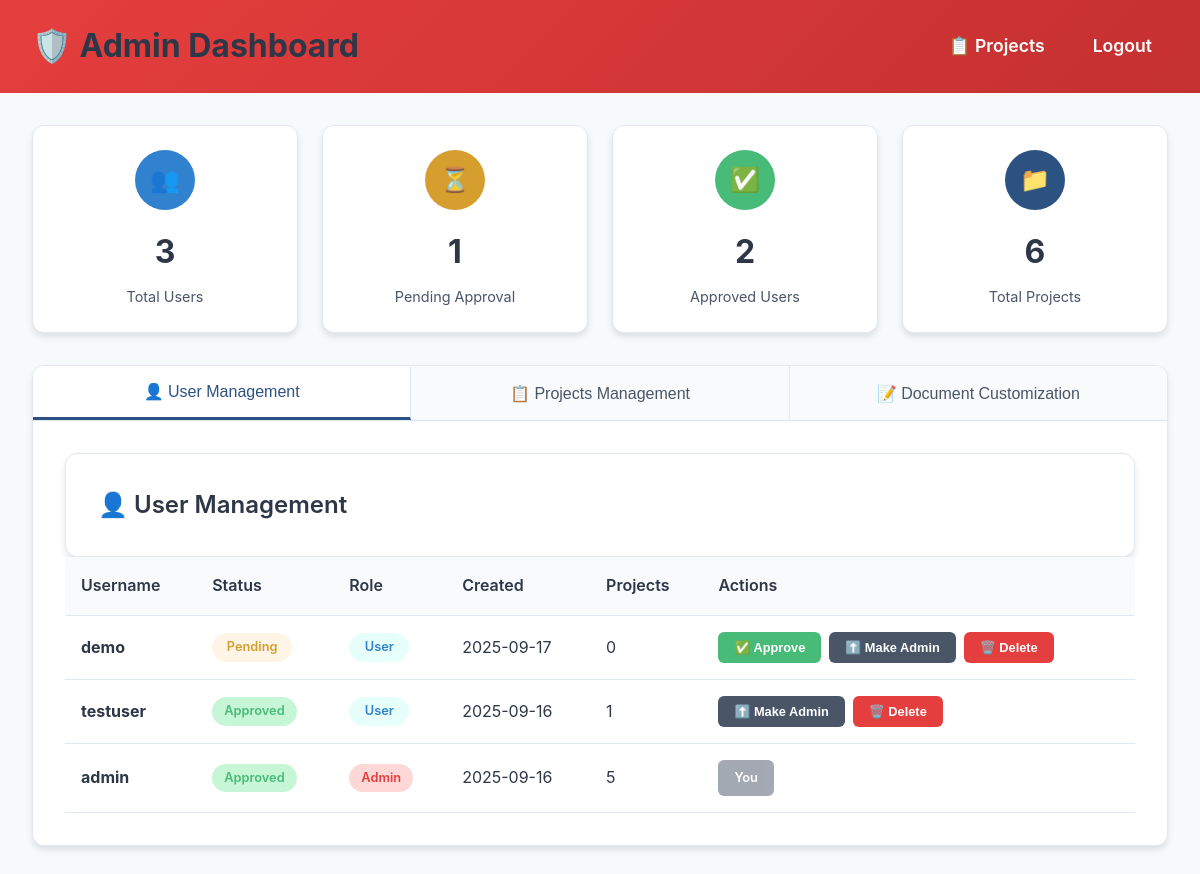
The page /admin (signed in) on the database its author committed.
### app.py (models this page shows)
class User(db.Model, UserMixin):
    id = db.Column(db.Integer, primary_key=True)
    username = db.Column(db.String(80), unique=True, nullable=False)
    password = db.Column(db.String(120), nullable=False)
    is_approved = db.Column(db.Boolean, nullable=False, default=False)
    is_admin = db.Column(db.Boolean, nullable=False, default=False)
    created_at = db.Column(db.DateTime, nullable=False, default=db.func.current_timestamp())
    projects = db.relationship('Project', backref='owner', lazy=True)

### app.py (the view)
@app.route('/admin')
@login_required
@admin_required
def admin_dashboard():
    users = User.query.order_by(User.created_at.desc()).all()
    pending_users = User.query.filter_by(is_approved=False).count()
    total_users = User.query.count()
    total_projects = Project.query.count()
    all_projects = db.session.query(Project, User).join(User, Project.user_id == User.id).order_by(Project.name).all()
    projects_data = []
    for project, owner in all_projects:
        panels_count = Panel.query.filter_by(project_id=project.id).count()
        equipment_count = ScheduledEquipment.query.filter_by(project_id=project.id).count()
        projects_data.append({
            'project': project,
            'owner': owner,
            'panels_count': panels_count,
            'equipment_count': equipment_count
        })
    stats = {
        'total_users': total_users,
        'pending_users': pending_users,
        'approved_users': total_users - pending_users,
        'total_projects': total_projects
    }
    return render_template('admin.html', users=users, stats=stats, projects_data=projects_data)

### app.py (called while the page is built)
@login_manager.user_loader
def load_user(user_id):
    return User.query.get(int(user_id))

def admin_required(f):
    from functools import wraps
    @wraps(f)
    def decorated_function(*args, **kwargs):
        if not current_user.is_authenticated or not current_user.is_admin:
            flash("Admin access required.", "danger")
            return redirect(url_for('project_selection'))
        return f(*args, **kwargs)
    return decorated_function

### templates/admin.html (shortened to what this page needs)
<!DOCTYPE html>
<html lang="en">
<head>
</head>
<body>
    <div class="header">
        <div class="header-content">
            <h1>🛡️ Admin Dashboard</h1>
            <div class="nav-links">
                <a href="{{ url_for('project_selection') }}">📋 Projects</a>
                <a href="{{ url_for('logout') }}">Logout</a>
            </div>
        </div>
    </div>
    <div class="container">
        <div class="stats-grid">
            <div class="stat-card">
                <div class="stat-icon users">👥</div>
                <div class="stat-number">{{ stats.total_users }}</div>
                <div class="stat-label">Total Users</div>
            </div>
            <div class="stat-card">
                <div class="stat-icon pending">⏳</div>
                <div class="stat-number">{{ stats.pending_users }}</div>
                <div class="stat-label">Pending Approval</div>
            </div>
            <div class="stat-card">
                <div class="stat-icon approved">✅</div>
                <div class="stat-number">{{ stats.approved_users }}</div>
                <div class="stat-label">Approved Users</div>
            </div>
            <div class="stat-card">
                <div class="stat-icon projects">📁</div>
                <div class="stat-number">{{ stats.total_projects }}</div>
                <div class="stat-label">Total Projects</div>
            </div>
        </div>
        <div class="admin-tabs">
            <button class="admin-tab active" onclick="switchTab('users')">👤 User Management</button>
            <button class="admin-tab" onclick="switchTab('projects')">📋 Projects Management</button>
            <button class="admin-tab" onclick="switchTab('documents')">📝 Document Customization</button>
        </div>
        <div id="users-tab" class="tab-content active">
            <div class="users-section"
            <div class="section-header">
                <div class="section-title">
                    👤 User Management
                </div>
            </div>
            {% if users %}
                <div style="overflow-x: auto;">
                    <table class="users-table">
                        <thead>
                            <tr>
                                <th>Username</th>
                                <th>Status</th>
                                <th>Role</th>
                                <th>Created</th>
                                <th>Projects</th>
                                <th>Actions</th>
                            </tr>
                        </thead>
                        <tbody>
                            {% for user in users %}
                            <tr>
                                <td><strong>{{ user.username }}</strong></td>
                                <td>
                                    {% if user.is_approved %}
                                        <span class="status-badge status-approved">Approved</span>
                                    {% else %}
                                        <span class="status-badge status-pending">Pending</span>
                                    {% endif %}
                                </td>
                                <td>
                                    {% if user.is_admin %}
                                        <span class="role-badge role-admin">Admin</span>
                                    {% else %}
                                        <span class="role-badge role-user">User</span>
                                    {% endif %}
                                </td>
                                <td>{{ user.created_at.strftime('%Y-%m-%d') if user.created_at else 'N/A' }}</td>
                                <td>{{ user.projects|length }}</td>
                                <td>
                                    <div class="action-buttons">
                                        {% if not user.is_approved %}
                                            <form method="POST" action="{{ url_for('approve_user', user_id=user.id) }}" style="display: inline;">
                                                <button type="submit" class="btn btn-success">✅ Approve</button>
                                            </form>
                                        {% endif %}
                                        {% if user.id != current_user.id %}
                                            <form method="POST" action="{{ url_for('toggle_user_admin', user_id=user.id) }}" style="display: inline;">
                                                {% if user.is_admin %}
                                                    <button type="submit" class="btn btn-warning">⬇️ Revoke Admin</button>
                                                {% else %}
                                                    <button type="submit" class="btn btn-secondary">⬆️ Make Admin</button>
                                                {% endif %}
                                            </form>
                                            <button class="btn btn-danger" onclick="showDeleteModal({{ user.id }}, '{{ user.username }}')">
                                                🗑️ Delete
                                            </button>
                                        {% else %}
                                            <span class="btn btn-secondary" style="opacity: 0.5;">You</span>
                                        {% endif %}
                                    </div>
                                </td>
                            </tr>
                            {% endfor %}
                        </tbody>
                    </table>
                </div>
            {% else %}
                <div class="empty-state">
                    <h3>No Users Found</h3>
                    <p>No users have registered yet.</p>
                </div>
            {% endif %}
        </div>
        </div>
</body>
</html>

### rows shown on the page
User: username "demo", is_approved "Pending", is_admin "User", created_at "2025-09-17", projects|length "0"
User: username "testuser", is_approved "Approved", is_admin "User", created_at "2025-09-16", projects|length "1"
User: username "admin", is_approved "Approved", is_admin "Admin", created_at "2025-09-16", projects|length "5", shows "You"

### other values the page prints
{{ stats.total_users }} "3"
{{ stats.pending_users }} "1"
{{ stats.approved_users }} "2"
{{ stats.total_projects }} "6"
